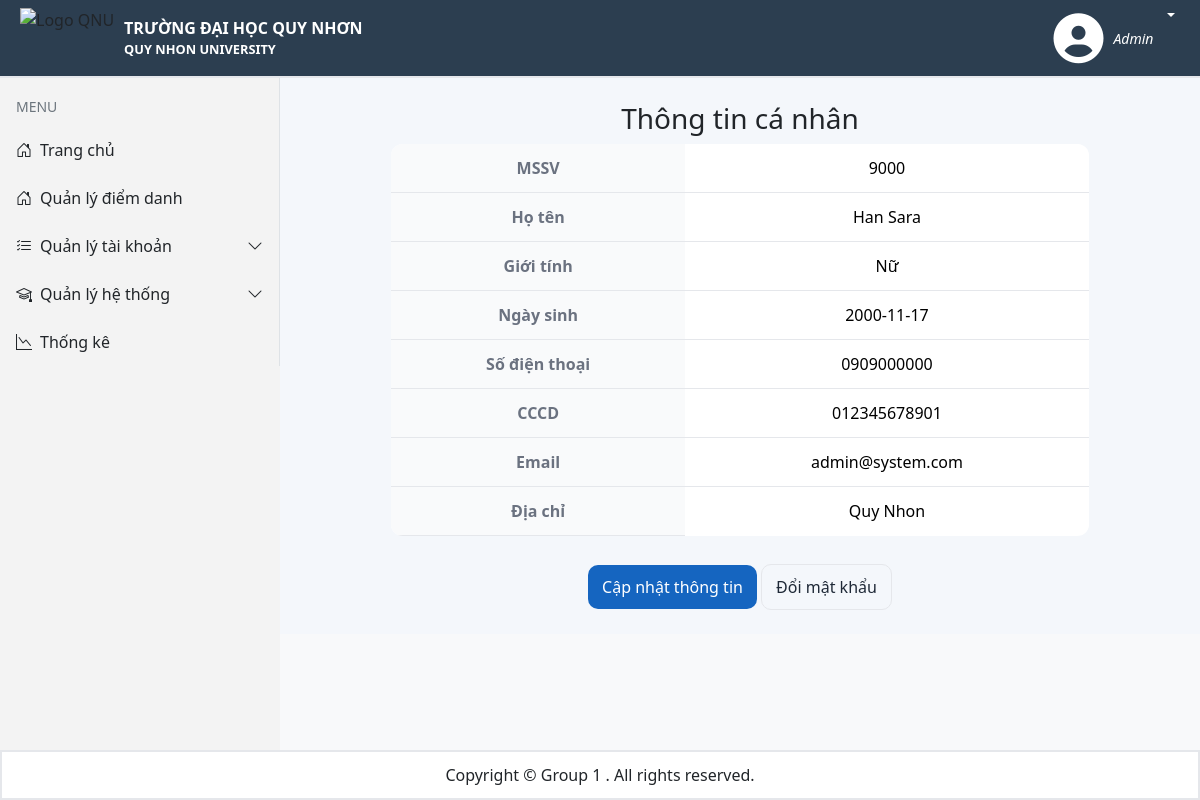
The page /Account/ThongTinCaNhan (signed in) on the database its author committed.
### tables this page shows
CREATE TABLE `account` (
  `UserID` int(11) NOT NULL,
  `Ho` varchar(50) DEFAULT NULL,
  `Ten` varchar(50) DEFAULT NULL,
  `CCCD` varchar(12) DEFAULT NULL,
  `SoDT` varchar(10) DEFAULT NULL,
  `Email` varchar(255) DEFAULT NULL,
  `DiaChi` varchar(255) DEFAULT NULL,
  `NgaySinh` date DEFAULT NULL,
  `GioiTinh` enum('Nam','Nữ') DEFAULT NULL,
  `MatKhau` varchar(255) DEFAULT NULL,
  `AuthToken` varchar(255) DEFAULT NULL,
  `Role` enum('1','2','3') NOT NULL DEFAULT '3'
);

### app/Controllers/BaseController.php (called while the page is built, shortened)
<?php
require_once __DIR__ . '/../Models/User.php';
require_once __DIR__ . '/../Config/database.php';
class BaseController
{
    protected function renderCommon($title, $render, $data = [])
    {
        require_once __DIR__ . "/../Views/layout.php";
    }
}

### app/Controllers/AccountController.php (called while the page is built, shortened)
<?php
require_once __DIR__ . '/BaseController.php';
    class AccountController extends BaseController
    {
        public function showThongTinCaNhan()
        {
            $userModel = new User();
            if($_SESSION['Role'] == 1)
                $data = $userModel->getStudentInfo($_SESSION['UID']);
            else if($_SESSION['Role'] == 2)
                $data = $userModel->getTeacherInfo($_SESSION['UID']);
            else if($_SESSION['Role'] == 3)
                $data = $userModel->getAdminInfo($_SESSION['UID']);
            $this->renderCommon("Thông tin cá nhân", "profile.php", ['studentData' => $data]);
        }
    }
?>

### app/Models/User.php (called while the page is built, shortened)
<?php
    class User
    {
        private $conn;
        public function __construct()
        {
            $this->conn = Database::getConnection();
        }
        public function getAdminInfo($adminId)
        {
            $stmt = $this->conn->prepare("SELECT UserID, Ho, Ten, GioiTinh, NgaySinh, SoDT, CCCD, Email, DiaChi FROM account
            WHERE account.UserID = ?");
            $stmt->bind_param("s", $adminId);
            $stmt->execute();
            $result = $stmt->get_result();
            return $result->fetch_assoc();
        }
    }
?>

### app/Config/database.php (called while the page is built, shortened)
<?php
class Database
{
    private static $servername = "localhost";
    private static $username = "root";
    private static $password = "";
    private static $dbname = "diemdanhonline";
    private static $conn = null;
    public static function getConnection()
    {
        if (self::$conn === null) {
            self::$conn = new mysqli(self::$servername, self::$username, self::$password, self::$dbname);
        }
        return self::$conn;
    }
}
?>

### app/Views/common/profile.php (the view, shortened to what this page needs)
<!DOCTYPE html>
<html lang="vi">
<head>
  <link rel="stylesheet" href="./public/assets/css/theme.css">
</head>
<body>
<div style="display:flex;">
  <main class="page-container">
    <div class="profile-center">
      <h3>Thông tin cá nhân</h3>
      <?php
        $user = $data['studentData'];
      ?>
      <table class="table">
        <tr>
          <th>MSSV</th>
          <td><?= htmlspecialchars($user['UserID']) ?></td>
        </tr>
        <tr>
          <th>Họ tên</th>
          <td><?= htmlspecialchars($user['Ho'] . ' ' . $user['Ten']) ?></td>
        </tr>
        <tr>
          <th>Giới tính</th>
          <td><?= htmlspecialchars($user['GioiTinh']) ?></td>
        </tr>
        <tr>
          <th>Ngày sinh</th>
          <td><?= htmlspecialchars($user['NgaySinh']) ?></td>
        </tr>
        <tr>
          <th>Số điện thoại</th>
          <td><?= htmlspecialchars($user['SoDT']) ?></td>
        </tr>
        <tr>
          <th>CCCD</th>
          <td><?= htmlspecialchars($user['CCCD']) ?></td>
        </tr>
        <tr>
          <th>Email</th>
          <td><?= htmlspecialchars($user['Email']) ?></td>
        </tr>
        <tr>
          <th>Địa chỉ</th>
          <td><?= htmlspecialchars($user['DiaChi']) ?></td>
        </tr>
      </table>
      <div style="margin-top:12px; text-align:center;">
        <a class="button" href="./Account/ThongTinCaNhan/EditInfo">Cập nhật thông tin</a>
        <a class="button ghost" href="./Account/ChangePassword">Đổi mật khẩu</a>
      </div>
    </div>
  </main>
</div>
</body>
</html>

### public/assets/css/layout.css (style rules this page uses)
:root { --sidebars-color: #f3f3f3; --header-color: #2c3e50; }
* { padding: 0px; margin: 0px; box-sizing: border-box; }
body { background-color: #F6F8FB; overflow: hidden; }

### public/assets/css/theme.css (style rules this page uses)
:root { --primary: #1565c0; --primary-hover: #0d47a1; --accent: #00b0ff; --bg: #f4f7fb; --card: #ffffff; --text: #1f2937; --muted: #6b7280; --border: #e5e7eb; --radius: 12px; --success: #10b981; --warning: #f59e0b; --danger: #ef4444; }
.page-container { flex: 1; padding: 24px; display: flex; flex-direction: column; gap: 20px; background: var(--bg); }
.button { background: var(--primary); color: #fff; border: none; padding: 10px 14px; border-radius: 10px; cursor: pointer; transition: 0.2s; text-decoration: none; display: inline-block; }
.button.ghost { background: transparent; color: var(--text); border: 1px solid var(--border); }
.table { width: 100%; border-collapse: collapse; background: var(--card); border-radius: var(--radius); overflow: hidden; }
.table th, .table td { padding: 12px; border-bottom: 1px solid var(--border); text-align: center; }
.table th { background: #f9fafb; color: var(--muted); font-weight: 600; }
.table tr:last-child td { border-bottom: none; }
.profile-center { display: flex; flex-direction: column; align-items: center; margin: 0px 10%; }

### app/Views/partials/menubar.php (style rules this page uses)
:root { --sidebar-width: 280px; }
body { background:#f8f9fa; }

### rows shown on the page
account: UserID "9000", Ho+Ten "Han Sara", GioiTinh "Nữ", NgaySinh "2000-11-17", SoDT "0909000000", CCCD "012345678901", Email "admin@system.com", DiaChi "Quy Nhon"
